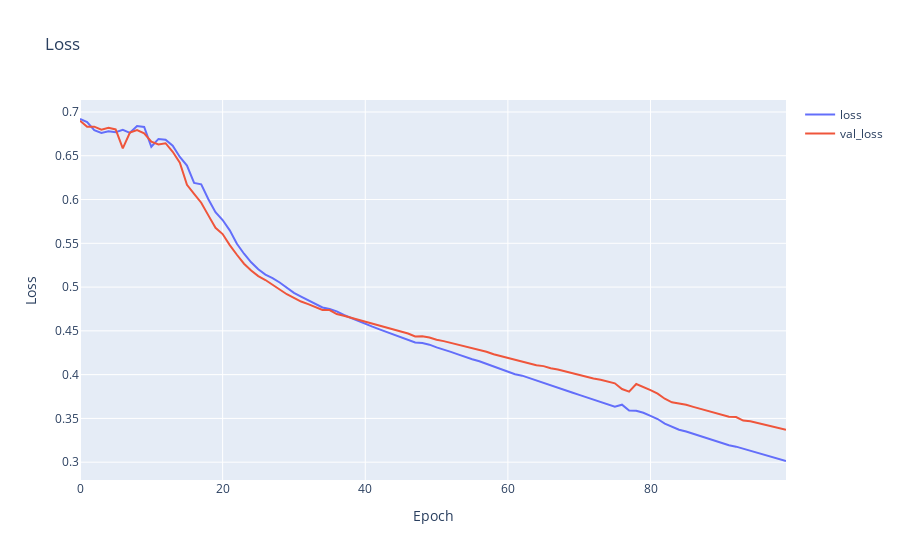

Notebook cell for this chart:
### Code cell
# plot loss
fig = go.Figure()
fig.add_trace(go.Scatter(y=history.history['loss'], mode='lines', name='loss'))
fig.add_trace(go.Scatter(y=history.history['val_loss'], mode='lines', name='val_loss'))
fig.update_layout(title='Loss', xaxis_title='Epoch', yaxis_title='Loss')
fig.show()
